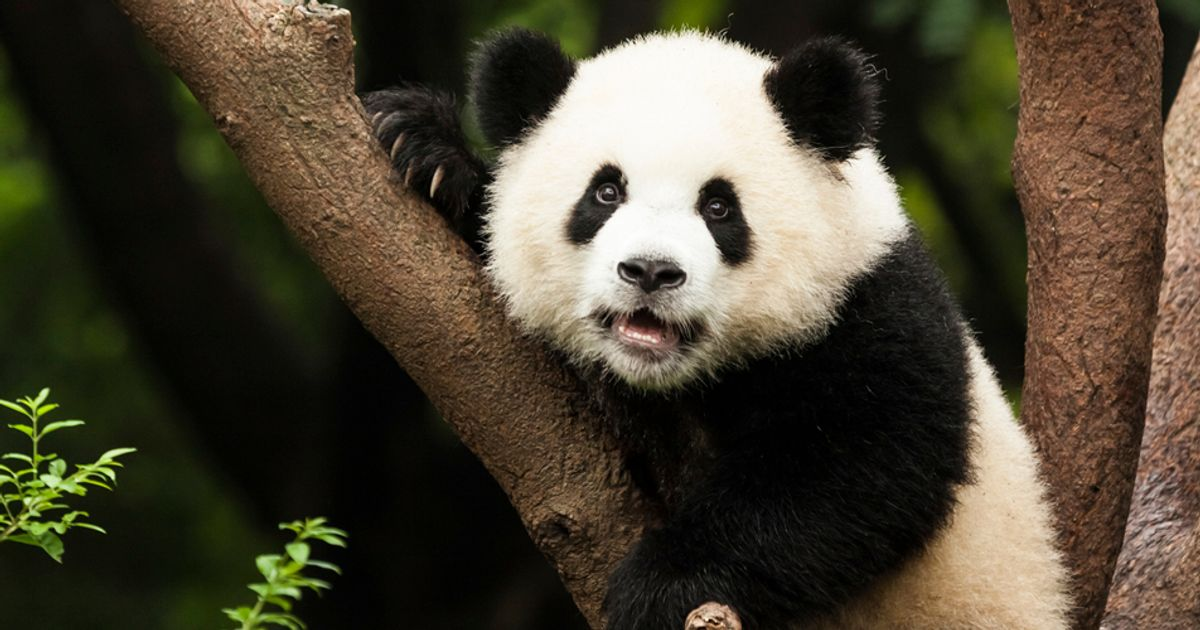
#> input picture Imagenes/panda.jpg, 1200 x 630 px, found by its file name
$ python colores.py
#> lines starting #> are read from the running program, lines starting #| are printed output that depends on the picture
# -*- coding: utf-8 -*-
"""
Created on Sun Jun 26 20:49:11 2022

@author: diego
"""

import tkinter as tk
from tkinter import ttk
from tkinter import filedialog

from PIL import ImageTk, Image, ImageOps
import numpy as np

from matplotlib import pyplot as plt
import matplotlib.image as mpimg

direct = ("C:/Users/diego/Desktop/Filtros/panda.jpg")
plt.imshow(Image.open(direct))


import numpy as np
import colorsys

rgb_to_hsv = np.vectorize(colorsys.rgb_to_hsv)
hsv_to_rgb = np.vectorize(colorsys.hsv_to_rgb)

def shift_hue(arr, hout):
#> called with hout = 0.744
    r, g, b, a = np.rollaxis(arr, axis=-1)
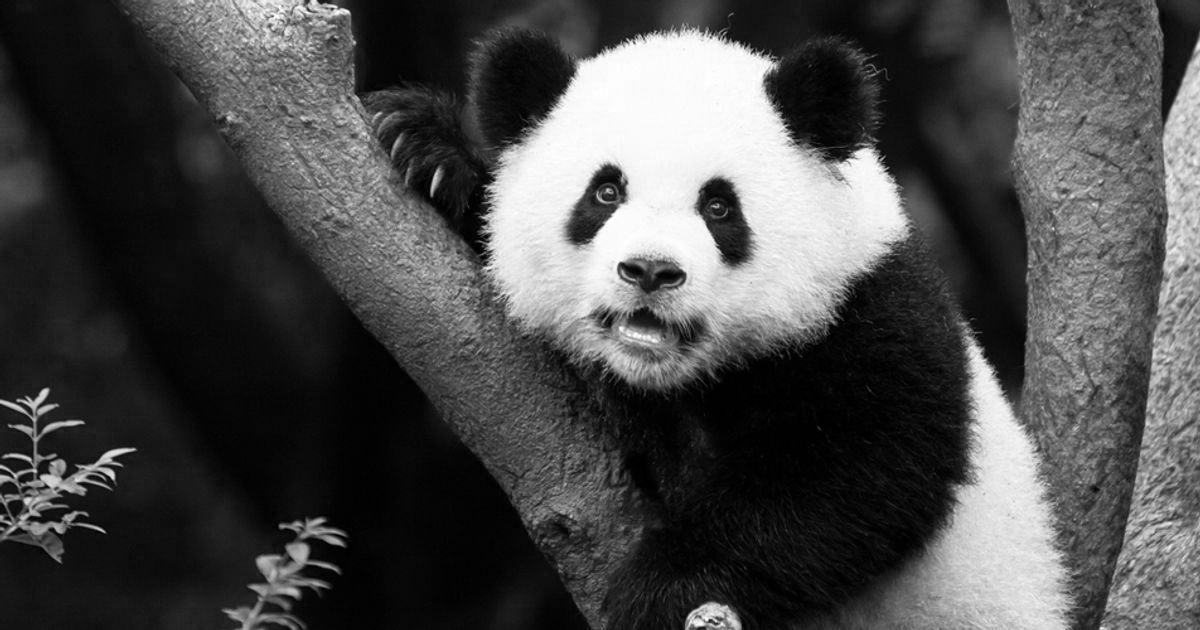
#> r: shape (630, 1200) float64; min 0, max 255, mean 74.1
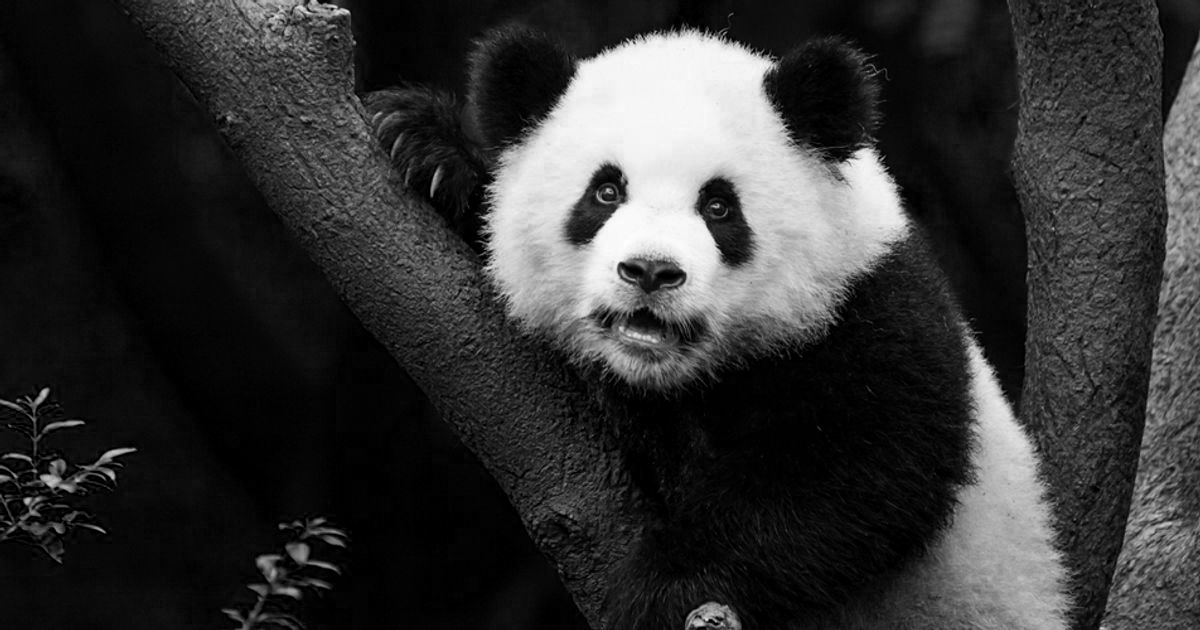
#> b: shape (630, 1200) float64; min 0, max 255, mean 50.7
#> a: shape (630, 1200) float64; every value is 255
    h, s, v = rgb_to_hsv(r, g, b)
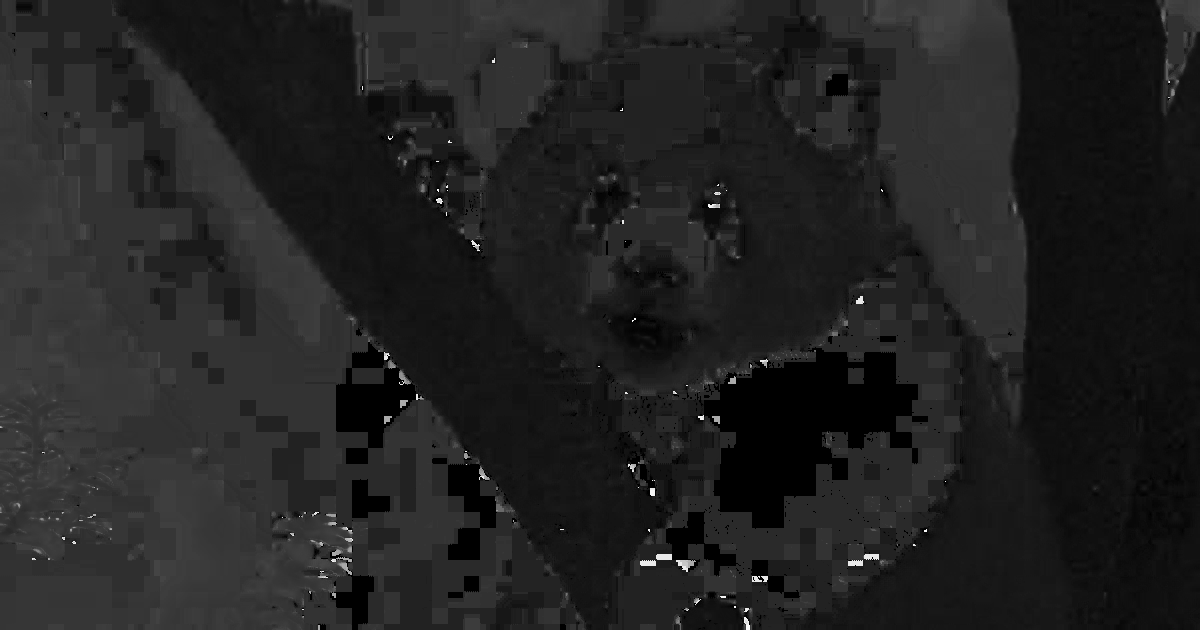
#> h: shape (630, 1200) float64; min 0, max 0.992, mean 0.134
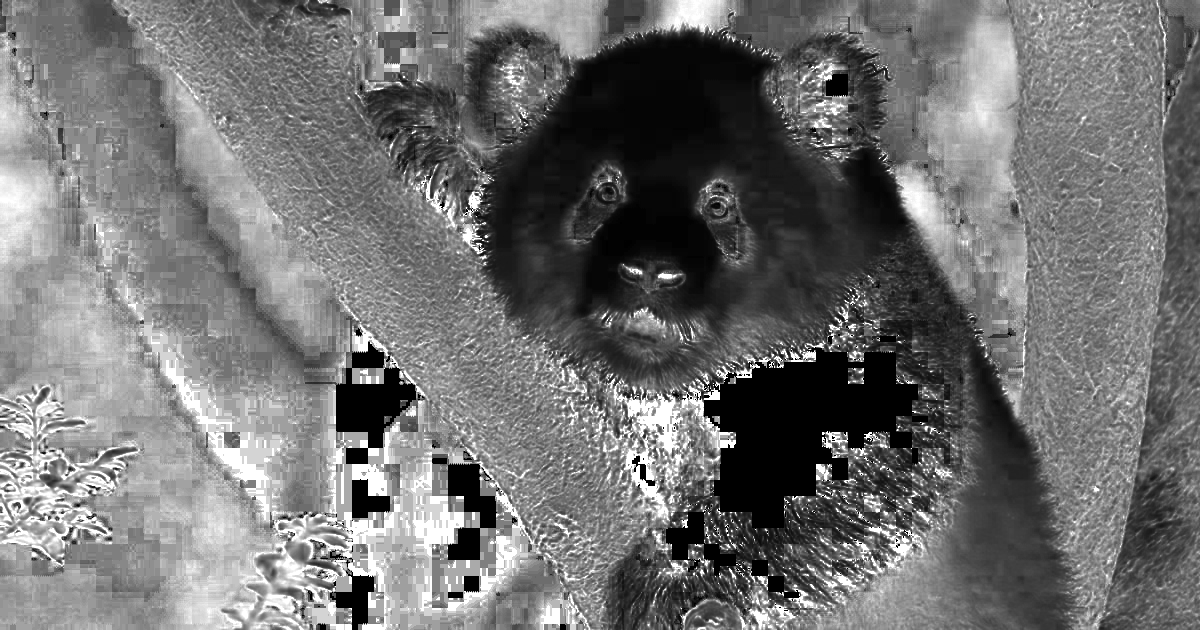
#> s: shape (630, 1200) float64; min 0, max 1, mean 0.444
    h = hout
    r, g, b = hsv_to_rgb(h, s, v)
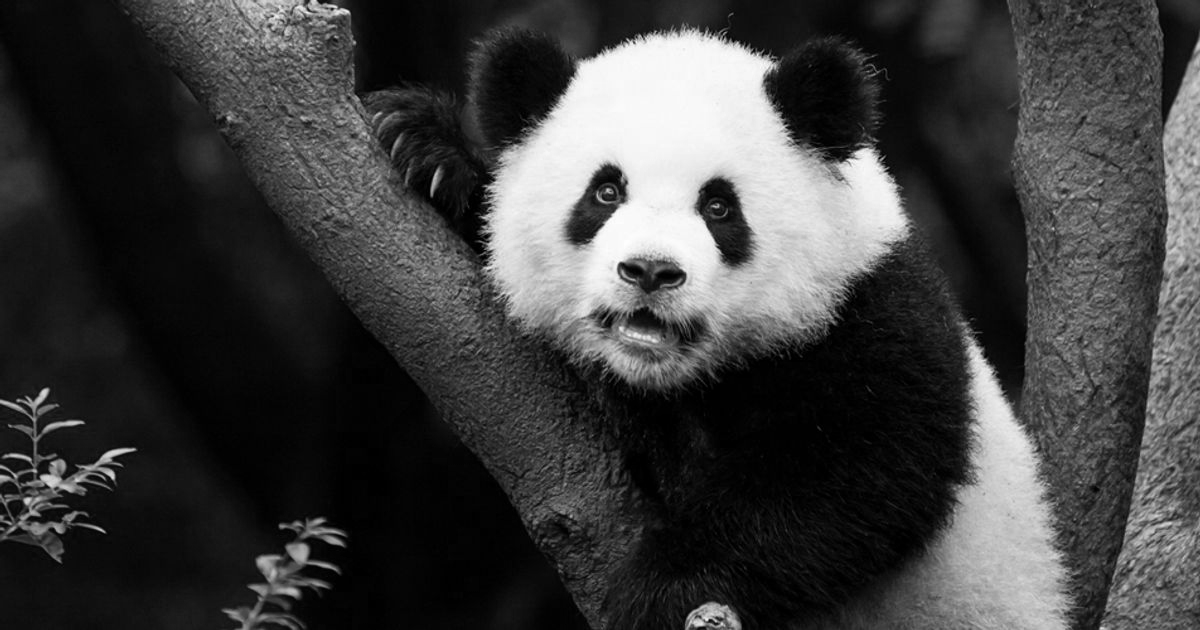
#> r: shape (630, 1200) float64; min 0, max 254, mean 62.5
    arr = np.dstack((r, g, b, a))
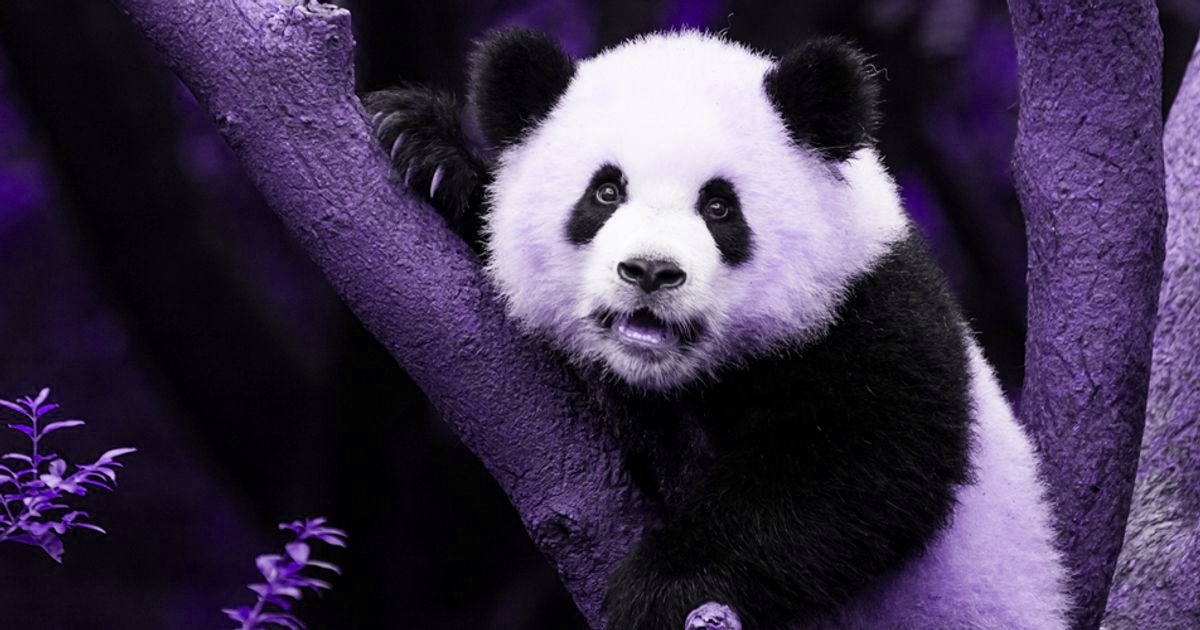
#> arr: shape (630, 1200, 4) float64; mean of channels 0, 1, 2, 3 62.5, 50.7, 76, 255; drawn as R, G, B
    return arr

def colorize(image, hue):
    """
    Colorize PIL image `original` with the given
    `hue` (hue within 0-360); returns another PIL image.
    """
    img = image.convert('RGBA')
    arr = np.array(np.asarray(img).astype('float'))
    new_img = Image.fromarray(shift_hue(arr, hue/360.).astype('uint8'), 'RGBA')

    return new_img

si = colorize(Image.open(direct), 267.9778967)
plt.imshow(si)

$ run again, with Imagenes/Perros.jpg copied over Imagenes/panda.jpg
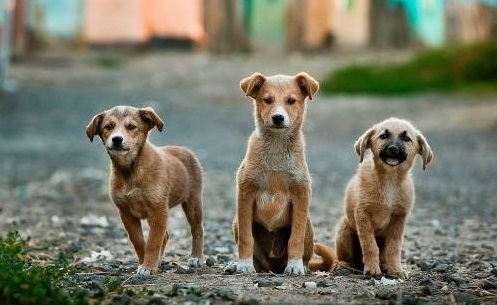
#> input picture Imagenes/Perros.jpg, 497 x 305 px, found by its file name
#> a: shape (305, 497) float64; every value is 255
#> in shift_hue, `r, g, b = hsv_to_rgb(h, s, v)`:
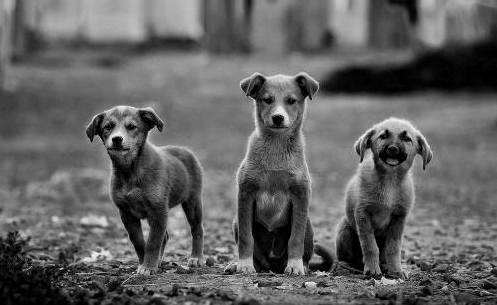
#> g: shape (305, 497) float64; min 0, max 251, mean 97.9
#> in shift_hue, `arr = np.dstack((r, g, b, a))`:
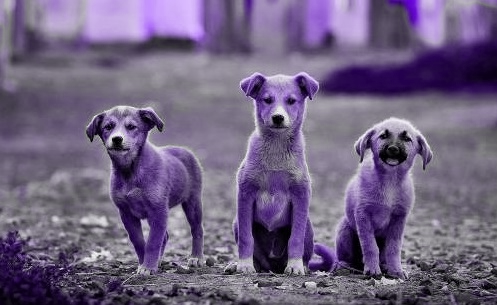
#> arr: shape (305, 497, 4) float64; mean of channels 0, 1, 2, 3 112.1, 97.9, 128.3, 255; drawn as R, G, B
